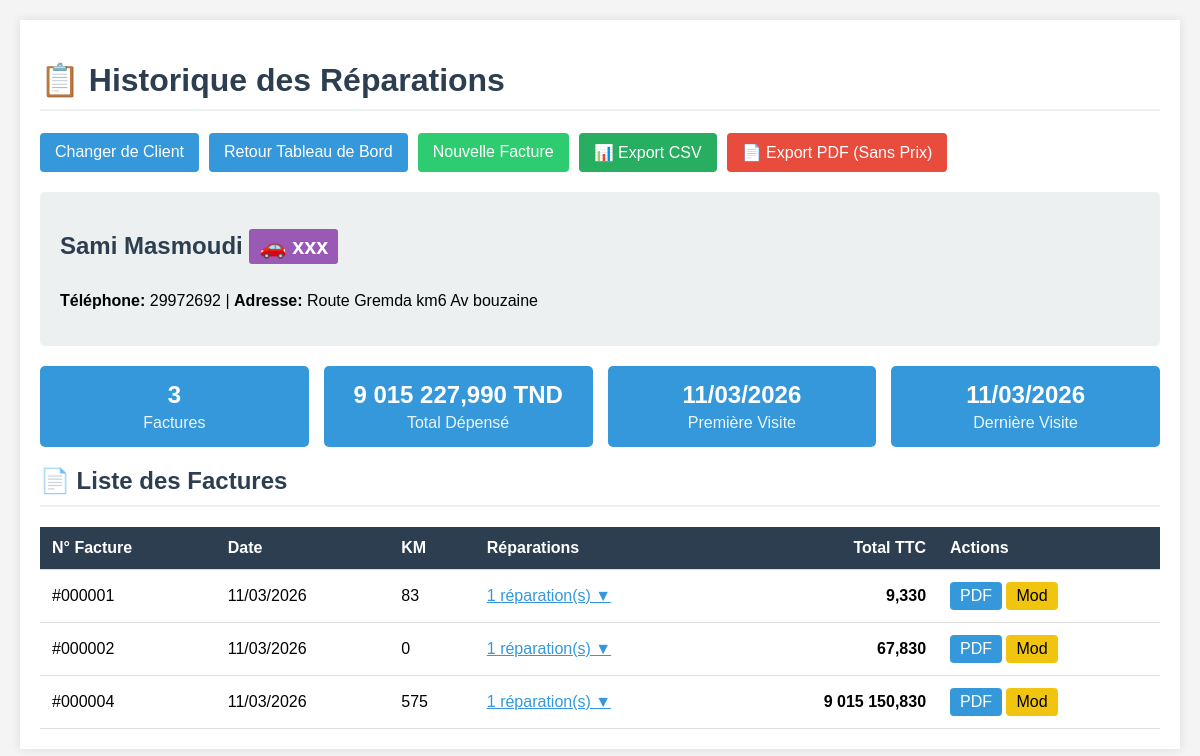
The page /index.php?route=client_history&client_id=1 on the database its author committed.
### tables this page shows
CREATE TABLE IF NOT EXISTS `clients` (
  `id` int NOT NULL AUTO_INCREMENT,
  `name` varchar(100) NOT NULL,
  `car_model` varchar(100) DEFAULT NULL,
  `phone` varchar(20) DEFAULT NULL,
  `address` varchar(255) DEFAULT NULL,
  `created_at` timestamp NOT NULL DEFAULT CURRENT_TIMESTAMP,
  PRIMARY KEY (`id`)
);

CREATE TABLE IF NOT EXISTS `invoices` (
  `id` int NOT NULL AUTO_INCREMENT,
  `client_id` int NOT NULL,
  `invoice_date` date NOT NULL,
  `mileage` int DEFAULT '0',
  `comment` text,
  `droit_timbre` decimal(10,3) DEFAULT '0.000',
  `tax_rate` decimal(5,2) DEFAULT '19.00',
  `total_ht` decimal(10,3) DEFAULT '0.000',
  `total_tva` decimal(10,3) DEFAULT '0.000',
  `total_ttc` decimal(10,3) DEFAULT '0.000',
  `created_at` timestamp NOT NULL DEFAULT CURRENT_TIMESTAMP,
  PRIMARY KEY (`id`),
  KEY `client_id` (`client_id`)
);

### src/controllers/InvoiceController.php (called while the page is built, shortened)
<?php
class InvoiceController {
    private $model;
    private $clientModel;
    public function __construct() {
        $this->model = new Invoice();
        $this->clientModel = new Client();
    }
    public function clientHistory() {
        $clientId = $_GET['client_id'] ?? null;
        $client = $this->clientModel->getById($clientId);
        $invoices = $this->model->getByClient($clientId);
        $stats = $this->model->getClientStats($clientId);
        include 'views/client_history.php';
    }
}

### src/models/Database.php (called while the page is built)
<?php
class Database {
    private static $instance = null;
    private $pdo;
    private function __construct() {
        try {
            $dsn = "mysql:host=" . DB_HOST . ";dbname=" . DB_NAME . ";charset=utf8mb4";
            $this->pdo = new PDO($dsn, DB_USER, DB_PASS);
            $this->pdo->setAttribute(PDO::ATTR_ERRMODE, PDO::ERRMODE_EXCEPTION);
            $this->pdo->setAttribute(PDO::ATTR_DEFAULT_FETCH_MODE, PDO::FETCH_ASSOC);
        } catch (PDOException $e) {
            die("Erreur de connexion : " . $e->getMessage());
        }
    }
    public static function getInstance() {
        if (self::$instance === null) {
            self::$instance = new self();
        }
        return self::$instance;
    }
    public function getConnection() {
        return $this->pdo;
    }
}

### src/models/Client.php (called while the page is built, shortened)
<?php
class Client {
    private $db;
    public function __construct() {
        $this->db = Database::getInstance()->getConnection();
    }
    public function getById($id) {
        $stmt = $this->db->prepare("SELECT * FROM clients WHERE id = ?");
        $stmt->execute([$id]);
        return $stmt->fetch();
    }
}

### src/models/Invoice.php (called while the page is built, shortened)
<?php
class Invoice {
    private $db;
    public function __construct() {
        $this->db = Database::getInstance()->getConnection();
    }
    public function getByClient($clientId) {
        $stmt = $this->db->prepare("
            SELECT i.*, c.name as client_name, c.car_model, c.phone, c.address
            FROM invoices i
            JOIN clients c ON i.client_id = c.id
            WHERE i.client_id = ?
            ORDER BY i.invoice_date DESC
        ");
        $stmt->execute([$clientId]);
        return $stmt->fetchAll();
    }
    public function getClientStats($clientId) {
        $stmt = $this->db->prepare("
            SELECT
                COUNT(*) as total_invoices,
                SUM(total_ttc) as total_spent,
                MIN(invoice_date) as first_visit,
                MAX(invoice_date) as last_visit
            FROM invoices
            WHERE client_id = ?
        ");
        $stmt->execute([$clientId]);
        return $stmt->fetch();
    }
    public function getLines($invoiceId) {
        $stmt = $this->db->prepare("SELECT il.*, rt.name as type_name FROM invoice_lines il JOIN repair_types rt ON il.repair_type_id = rt.id WHERE il.invoice_id = ?");
        $stmt->execute([$invoiceId]);
        return $stmt->fetchAll();
    }
}

### src/views/client_history.php (the view, shortened to what this page needs)
<!DOCTYPE html>
<html lang="fr">
<head>
</head>
<body>
    <div class="container">
        <h1>📋 Historique des Réparations</h1>
        <div class="actions">
            <a href="index.php?route=client_history" class="btn">Changer de Client</a>
            <a href="index.php?route=invoices" class="btn">Retour Tableau de Bord</a>
            <a href="index.php?route=invoices_create&client_id=<?php echo $client['id']; ?>" class="btn btn-success">Nouvelle Facture</a>
            <a href="exports/export_client_history_csv.php?client_id=<?php echo $client['id']; ?>" class="btn btn-csv">📊 Export CSV</a>
            <a href="exports/export_client_history_pdf.php?client_id=<?php echo $client['id']; ?>" target="_blank" class="btn btn-pdf">📄 Export PDF (Sans Prix)</a>
        </div>
        <div class="client-info">
            <h2>
                <?php echo htmlspecialchars($client['name']); ?>
                <?php if(!empty($client['car_model'])): ?>
                    <span class="model-badge">🚗 <?php echo htmlspecialchars($client['car_model']); ?></span>
                <?php endif; ?>
            </h2>
            <p>
                <?php if(!empty($client['phone'])): ?><strong>Téléphone:</strong> <?php echo htmlspecialchars($client['phone']); ?> |<?php endif; ?>
                <?php if(!empty($client['address'])): ?><strong>Adresse:</strong> <?php echo htmlspecialchars($client['address']); ?><?php endif; ?>
            </p>
        </div>
        <div class="stats-grid">
            <div class="stat-card">
                <h3><?php echo $stats['total_invoices'] ?? 0; ?></h3>
                <p>Factures</p>
            </div>
            <div class="stat-card">
                <h3><?php echo number_format($stats['total_spent'] ?? 0, 3, ',', ' '); ?> TND</h3>
                <p>Total Dépensé</p>
            </div>
            <div class="stat-card">
                <h3><?php echo $stats['first_visit'] ? date('d/m/Y', strtotime($stats['first_visit'])) : '-'; ?></h3>
                <p>Première Visite</p>
            </div>
            <div class="stat-card">
                <h3><?php echo $stats['last_visit'] ? date('d/m/Y', strtotime($stats['last_visit'])) : '-'; ?></h3>
                <p>Dernière Visite</p>
            </div>
        </div>
        <h2>📄 Liste des Factures</h2>
        <?php if(empty($invoices)): ?>
            <div class="no-data">
                <p>Aucune facture trouvée pour ce client.</p>
                <a href="index.php?route=invoices_create&client_id=<?php echo $client['id']; ?>" class="btn btn-success">Créer une facture</a>
            </div>
        <?php else: ?>
            <table>
                <thead>
                    <tr>
                        <th>N° Facture</th>
                        <th>Date</th>
                        <th>KM</th>
                        <th>Réparations</th>
                        <th class="text-right">Total TTC</th>
                        <th>Actions</th>
                    </tr>
                </thead>
                <tbody>
                    <?php foreach ($invoices as $inv):
                        $lines = $this->model->getLines($inv['id']);
                    ?>
                    <tr>
                        <td>#<?php echo str_pad($inv['id'], 6, '0', STR_PAD_LEFT); ?></td>
                        <td><?php echo date('d/m/Y', strtotime($inv['invoice_date'])); ?></td>
                        <td><?php echo number_format($inv['mileage'], 0, ',', ' '); ?></td>
                        <td>
                            <span class="toggle-btn" onclick="toggleDetails(<?php echo $inv['id']; ?>)">
                                <?php echo count($lines); ?> réparation(s) ▼
                            </span>
                        </td>
                        <td class="text-right"><strong><?php echo number_format($inv['total_ttc'], 3, ',', ' '); ?></strong></td>
                        <td>
                            <a href="index.php?route=invoices_print&id=<?php echo $inv['id']; ?>" target="_blank" class="btn" style="padding:5px 10px;">PDF</a>
                            <a href="index.php?route=invoices_edit&id=<?php echo $inv['id']; ?>" class="btn btn-warning" style="padding:5px 10px;">Mod</a>
                        </td>
                    </tr>
                    <?php endforeach; ?>
                </tbody>
            </table>
        <?php endif; ?>
    </div>
</body>
</html>

### src/views/client_history.php (style rules this page uses)
body { font-family: Arial, sans-serif; margin: 0; padding: 20px; background: #f4f4f4; }
.container { max-width: 1200px; margin: 0 auto; background: #fff; padding: 20px; box-shadow: 0 0 10px rgba(0,0,0,0.1); }
h1, h2 { color: #2c3e50; border-bottom: 2px solid #ecf0f1; padding-bottom: 10px; }
.btn { display: inline-block; padding: 10px 15px; background: #3498db; color: #fff; text-decoration: none; border-radius: 4px; }
.btn-success { background: #2ecc71; }
.btn-warning { background: #f1c40f; color: #000; }
.btn-csv { background: #27ae60; }
.btn-pdf { background: #e74c3c; }
.client-info { background: #ecf0f1; padding: 20px; border-radius: 5px; margin-bottom: 20px; }
.stats-grid { display: grid; grid-template-columns: repeat(4, 1fr); gap: 15px; margin-bottom: 20px; }
.stat-card { background: #3498db; color: #fff; padding: 15px; border-radius: 5px; text-align: center; }
.stat-card h3 { margin: 0; font-size: 24px; }
.stat-card p { margin: 5px 0 0; opacity: 0.9; }
table { width: 100%; border-collapse: collapse; margin-top: 20px; }
th, td { padding: 12px; text-align: left; border-bottom: 1px solid #ddd; }
th { background: #2c3e50; color: #fff; }
.text-right { text-align: right; }
.actions { margin-bottom: 20px; display: flex; gap: 10px; flex-wrap: wrap; }
.toggle-btn { cursor: pointer; color: #3498db; text-decoration: underline; }
.model-badge { background: #9b59b6; color: #fff; padding: 5px 10px; border-radius: 3px; font-size: 0.9em; }

### rows shown on the page
clients: name "Sami Masmoudi", car_model "xxx", phone "29972692", address "Route Gremda km6 Av bouzaine"
invoices: id "000001", invoice_date "11/03/2026", mileage "83", count($lines) "1", total_ttc "9,330"
invoices: id "000002", invoice_date "11/03/2026", mileage "0", count($lines) "1", total_ttc "67,830"
invoices: id "000004", invoice_date "11/03/2026", mileage "575", count($lines) "1", total_ttc "9 015 150,830"

### other values the page prints
$stats['total_invoices'] "3"
$stats['total_spent'] "9 015 227,990"
date('d/m/Y', strtotime($stats['first_visit'])) "11/03/2026"
date('d/m/Y', strtotime($stats['last_visit'])) "11/03/2026"
